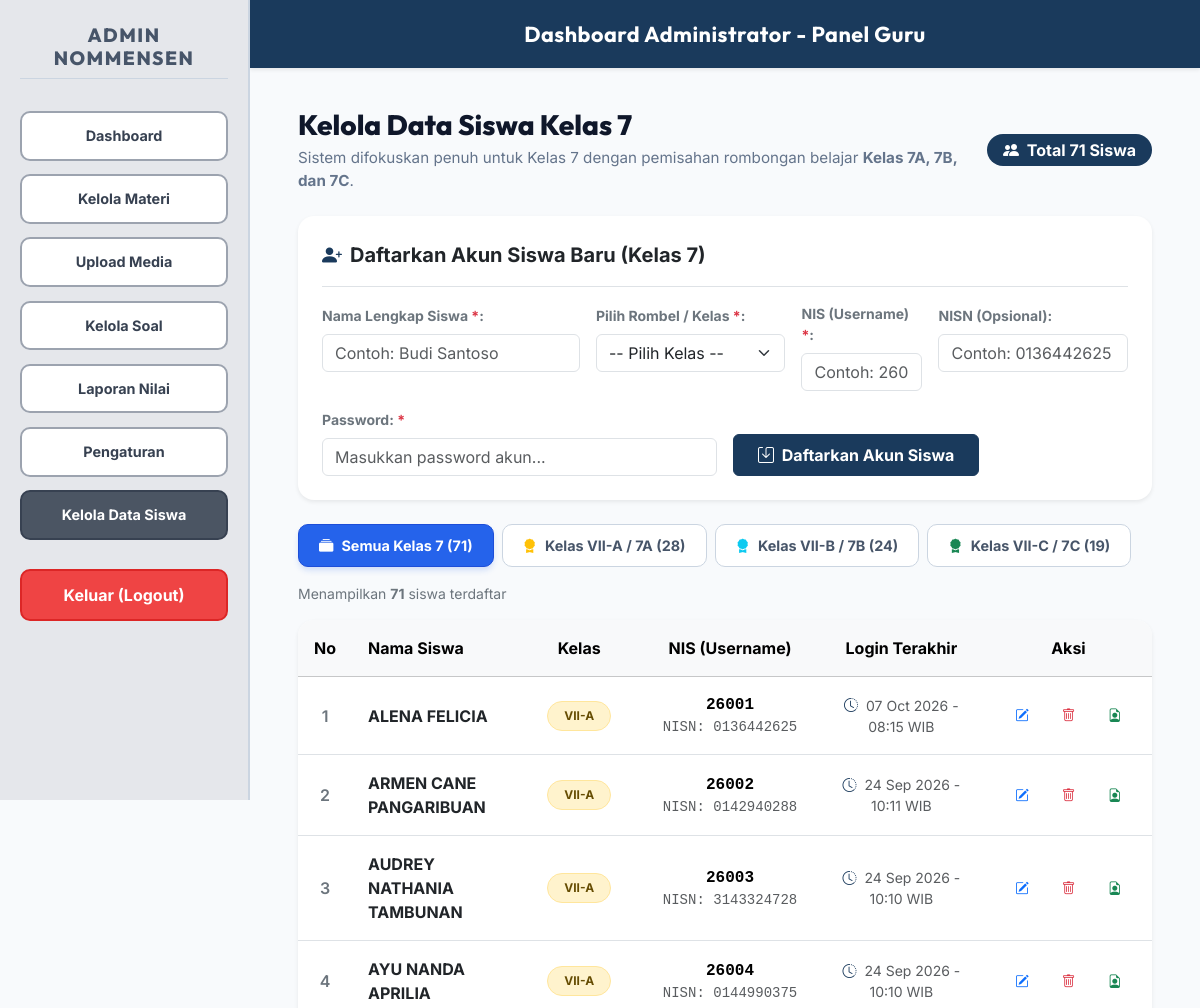
/admin/kelola_siswa.php (signed in, upper part), run on an earlier commit of the app's database.
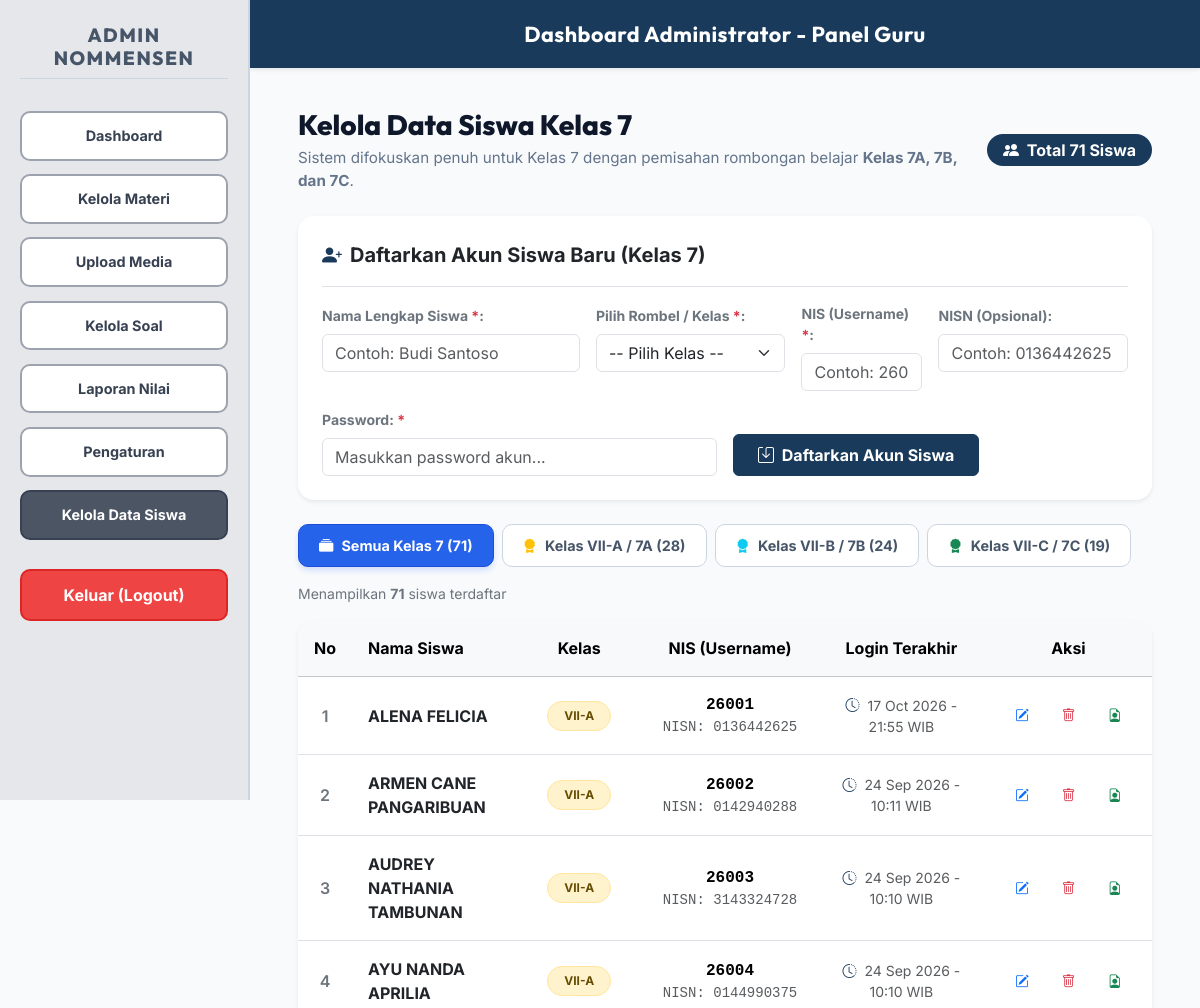
And on a later commit of the database.
### tables this page shows
CREATE TABLE `tb_siswa` (
  `id_siswa` int(11) NOT NULL AUTO_INCREMENT,
  `nis` varchar(20) NOT NULL,
  `nisn` varchar(20) DEFAULT NULL,
  `nama_siswa` varchar(100) NOT NULL,
  `password` varchar(255) NOT NULL,
  `kelas` varchar(50) NOT NULL,
  `last_login` datetime DEFAULT NULL,
  `created_at` timestamp NOT NULL DEFAULT current_timestamp(),
  PRIMARY KEY (`id_siswa`),
  UNIQUE KEY `nis` (`nis`),
  UNIQUE KEY `nisn` (`nisn`)
);

### admin/kelola_siswa.php (the view, shortened to what the changed rows need)
<?php
require_once '../config.php';
$filter_kelas = isset($_GET['kelas']) ? trim($_GET['kelas']) : '';
try {
    $sql_students = "SELECT * FROM tb_siswa WHERE 1=1";
    $p_students = [];
    $sql_students .= " ORDER BY kelas ASC, nama_siswa ASC";
    $stmt_st = $pdo->prepare($sql_students);
    $stmt_st->execute($p_students);
    $students = $stmt_st->fetchAll();
} catch (PDOException $e) {
    die("Error database saat memuat daftar siswa: " . $e->getMessage());
}
?>
<!DOCTYPE html>
<html lang="id">
<head>
    <link href="https://cdn.jsdelivr.net/npm/bootstrap@5.3.3/dist/css/bootstrap.min.css" rel="stylesheet">
    <link rel="stylesheet" href="https://cdn.jsdelivr.net/npm/bootstrap-icons@1.11.3/font/bootstrap-icons.min.css">
    <link rel="stylesheet" href="../assets/css/style.css?v=4.3.0">
</head>
<body class="admin-body">
    <div class="admin-layout">
        <main class="main-content">
            <div class="d-flex flex-column flex-md-row justify-content-between align-items-md-center gap-3 mb-4">
                <div>
                    <h2 style="font-family: 'Outfit', sans-serif; font-size: 1.75rem; font-weight: 800; color: #0f172a; margin: 0;">
                        Kelola Data Siswa Kelas 7
                    </h2>
                </div>
            </div>
            <div class="card border-0 shadow-sm rounded-4 bg-white overflow-hidden mb-4">
                <div class="table-responsive">
                    <table class="table table-hover align-middle mb-0">
                        <thead class="table-light">
                            <tr>
                                <th class="py-3 px-3 text-center" style="width: 50px;">No</th>
                                <th class="py-3 px-3">Nama Siswa</th>
                                <th class="py-3 px-3 text-center" style="width: 140px;">Kelas</th>
                                <th class="py-3 px-3 text-center" style="width: 200px;">NIS (Username)</th>
                                <th class="py-3 px-3 text-center" style="width: 200px;">Login Terakhir</th>
                                <th class="py-3 px-3 text-center" style="width: 150px;">Aksi</th>
                            </tr>
                        </thead>
                        <tbody>
                            <?php if (empty($students)): ?>
                                <tr>
                                    <td colspan="6" class="text-center text-muted py-5">
                                        <i class="bi bi-people fs-1 d-block mb-2 text-secondary"></i>
                                        Belum ada akun siswa pada kategori kelas ini.
                                    </td>
                                </tr>
                            <?php else: ?>
                                <?php $no = 1; foreach ($students as $student): ?>
                                    <?php
                                    $badge_class = 'bg-primary-subtle text-primary';
                                    if ($student['kelas'] === 'VII-A') $badge_class = 'bg-warning-subtle text-warning-emphasis border border-warning-subtle';
                                    elseif ($student['kelas'] === 'VII-B') $badge_class = 'bg-info-subtle text-info-emphasis border border-info-subtle';
                                    elseif ($student['kelas'] === 'VII-C') $badge_class = 'bg-success-subtle text-success-emphasis border border-success-subtle';
                                    ?>
                                    <tr>
                                        <td class="py-3 px-3 text-center text-secondary fw-semibold"><?= $no++ ?></td>
                                        <td class="py-3 px-3 fw-bold text-dark">
                                            <?= htmlspecialchars($student['nama_siswa']) ?>
                                        </td>
                                        <td class="py-3 px-3 text-center">
                                            <span class="badge <?= $badge_class ?> px-3 py-2 rounded-pill fw-bold">
                                                <?= htmlspecialchars($student['kelas']) ?>
                                            </span>
                                        </td>
                                        <td class="py-3 px-3 text-center font-monospace">
                                            <strong><?= htmlspecialchars($student['nis']) ?></strong>
                                            <?php if (!empty($student['nisn']) && $student['nisn'] !== $student['nis']): ?>
                                                <div class="text-muted small" style="font-family: inherit;">NISN: <?= htmlspecialchars($student['nisn']) ?></div>
                                            <?php endif; ?>
                                        </td>
                                        <td class="py-3 px-3 text-center small text-muted">
                                            <?php if ($student['last_login']): ?>
                                                <i class="bi bi-clock-history me-1 text-primary"></i>
                                                <?= date('d M Y - H:i', strtotime($student['last_login'])) ?> WIB
                                            <?php else: ?>
                                                <span class="text-muted fst-italic">Belum pernah login</span>
                                            <?php endif; ?>
                                        </td>
                                        <td class="py-3 px-3 text-center">
                                            <div class="d-inline-flex gap-1">
                                                <a href="kelola_siswa.php?edit_siswa_id=<?= $student['id_siswa'] ?><?= !empty($filter_kelas) ? '&kelas=' . urlencode($filter_kelas) : '' ?>" class="btn btn-sm btn-outline-primary" title="Edit Akun">
                                                    <i class="bi bi-pencil-square"></i>
                                                </a>
                                                <a href="kelola_siswa.php?delete_siswa_id=<?= $student['id_siswa'] ?><?= !empty($filter_kelas) ? '&kelas=' . urlencode($filter_kelas) : '' ?>" class="btn btn-sm btn-outline-danger" onclick="return confirm('Apakah Anda yakin ingin menghapus akun <?= htmlspecialchars(addslashes($student['nama_siswa'])) ?> beserta seluruh riwayat nilainya?')" title="Hapus Akun">
                                                    <i class="bi bi-trash"></i>
                                                </a>
                                                <a href="laporan_nilai.php?tab=raport&raport_siswa=<?= $student['id_siswa'] ?>" class="btn btn-sm btn-outline-success" title="Lihat Raport">
                                                    <i class="bi bi-file-earmark-person"></i>
                                                </a>
                                            </div>
                                        </td>
                                    </tr>
                                <?php endforeach; ?>
                            <?php endif; ?>
                        </tbody>
                    </table>
                </div>
            </div>
        </main>
    </div>
</body>
</html>

What changed in the data, as far as the page shows it:
changed tb_siswa "ALENA FELICIA": last_login "07 Oct 2026 - 08:15" → "17 Oct 2026 - 21:55"
